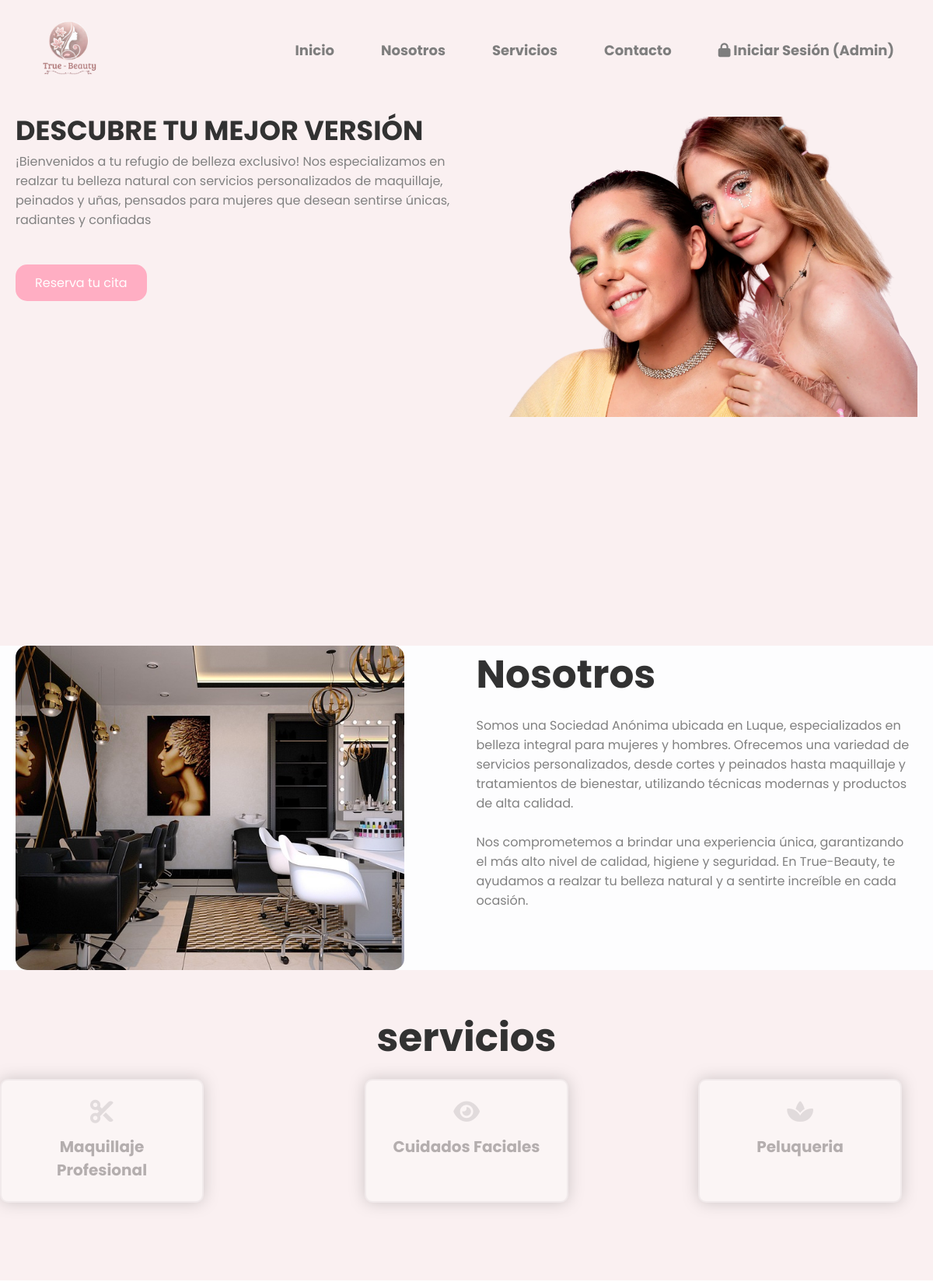
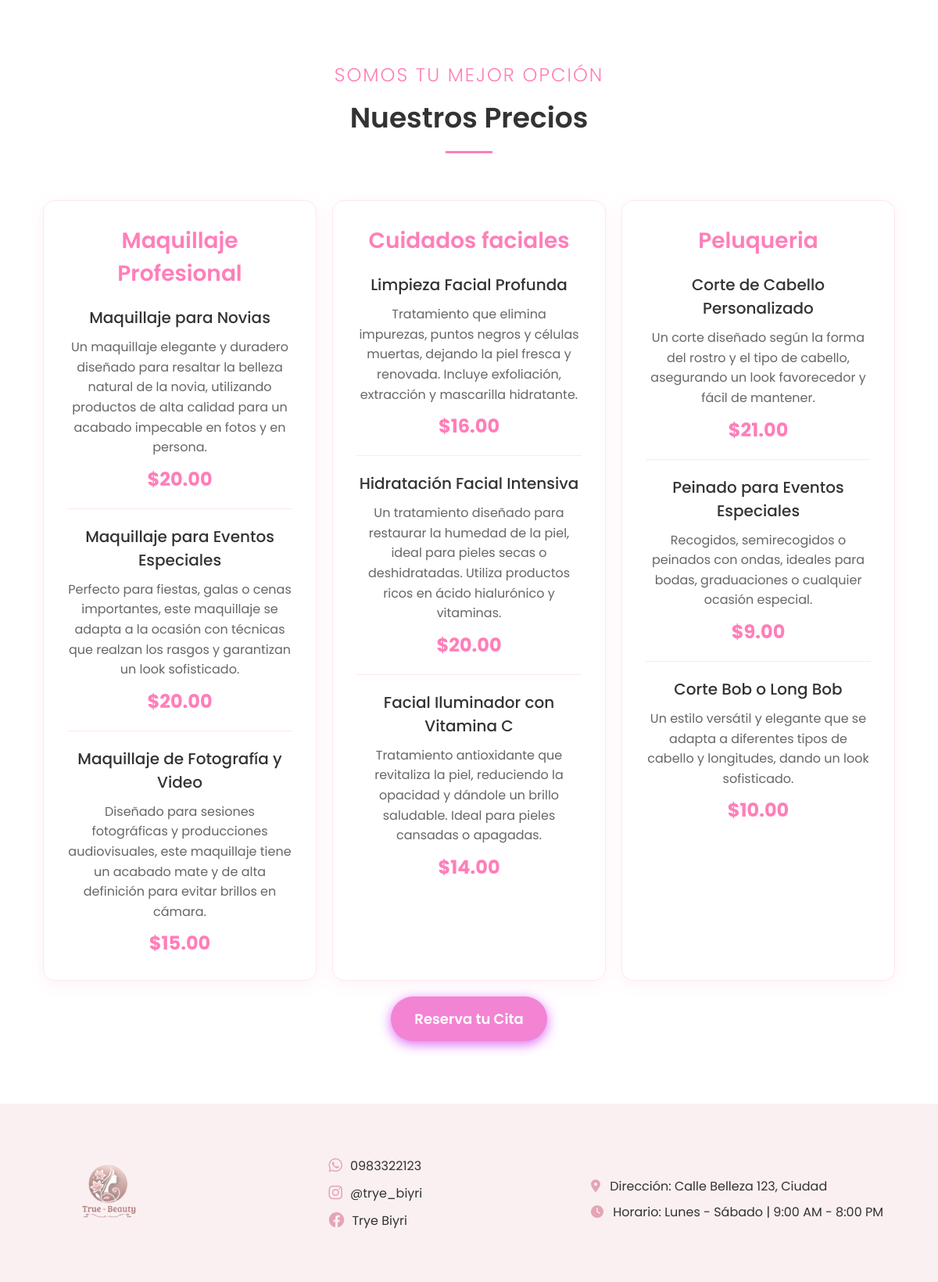
The page / on the database its author committed (2 pictures, top to bottom).
### tables this page shows
CREATE TABLE IF NOT EXISTS `service_categories` (
  `category_id` int(2) NOT NULL AUTO_INCREMENT,
  `category_name` varchar(50) NOT NULL,
  PRIMARY KEY (`category_id`)
);

CREATE TABLE IF NOT EXISTS `services` (
  `service_id` int(5) NOT NULL AUTO_INCREMENT,
  `service_name` varchar(50) NOT NULL,
  `service_description` varchar(255) NOT NULL,
  `service_price` decimal(6,2) NOT NULL,
  `service_duration` int(5) NOT NULL,
  `category_id` int(2) NOT NULL,
  PRIMARY KEY (`service_id`),
  KEY `FK_service_category` (`category_id`)
);

### index.php (the view)
<?php
include "incluides/header.php";
?>
<header id="header" class="header">
<?php
include "php/menu.php";
include "modelo/connect.php";
?>
        <div class="header-content container">
            <div class="header-txt">
                <h1>Descubre tu mejor versión</h1>
                <p>¡Bienvenidos a tu refugio de belleza exclusivo! Nos especializamos en realzar tu belleza natural con servicios personalizados de maquillaje, peinados y uñas, pensados para mujeres que desean sentirse únicas, radiantes y confiadas</p>
                <a class="btn-1" href="php/appointment.php">Reserva tu cita</a>
            </div>
            <div class="header-img">
                <img src="assets/img/foto2.webp" alt="">
            </div>
        </div>
    </header>
    <section id="about" class="about container">
        <div class="about-img">
            <img src="assets/img/salon.jpeg" alt="">
        </div>
        <div class="about-txt">
            <h2>Nosotros</h2>
            <p>Somos una Sociedad Anónima ubicada en Luque, especializados en belleza integral para mujeres y hombres. Ofrecemos una variedad de servicios personalizados, desde cortes y peinados hasta maquillaje y tratamientos de bienestar, utilizando técnicas modernas y productos de alta calidad.</p>
            <br>
            <p>Nos comprometemos a brindar una experiencia única, garantizando el más alto nivel de calidad, higiene y seguridad. En True-Beauty, te ayudamos a realzar tu belleza natural y a sentirte increíble en cada ocasión.</p>
        </div>
    </section>
        <main id="servicios" class="servicios">
            <h2>servicios</h2>
            <div class="servicios-content container">
                <div class="servicio-1">
                    <i class="fa-solid fa-scissors"></i>
                    <h3>Maquillaje Profesional</h3>
                </div>
                <div class="servicio-1">
                    <i class="fa-solid fa-eye"></i>
                    <h3>Cuidados faciales</h3>
                </div>
                <div class="servicio-1">
                    <i class="fa-solid fa-spa"></i>
                    <h3>Peluqueria</h3>
                </div>
            </div>
        </main>
<section class="pricing_section" >
    <?php
    $stmt = $con->prepare("Select * from service_categories");
    $stmt->execute();
    $categories = $stmt->fetchAll();
    ?>
    <div class="container">
        <div class="section_heading">
            <h3>Somos tu mejor opción</h3>
            <h2>Nuestros Precios</h2>
            <div class="heading-line"></div>
        </div>
        <div class="row">
            <?php
            foreach ($categories as $category) {
                $stmt = $con->prepare("Select * from services where category_id = ?");
                $stmt->execute(array($category['category_id']));
                $totalServices =  $stmt->rowCount();
                $services = $stmt->fetchAll();
                if ($totalServices > 0) {
            ?>
                    <div class="col-lg-4 col-md-6 sm-padding">
                        <div class="price_wrap">
                            <h3><?php echo $category['category_name'] ?></h3>
                            <ul class="price_list">
                                <?php
                                foreach ($services as $service) {
                                ?>
                                    <li>
                                        <h4><?php echo $service['service_name'] ?></h4>
                                        <p><?php echo $service['service_description'] ?></p>
                                        <span class="price">$<?php echo $service['service_price'] ?></span>
                                    </li>
                                <?php
                                }
                                ?>
                            </ul>
                        </div>
                    </div>
            <?php
                }
            }
            ?>
</div>
</div>
<a class="reserva" href="php/appointment.php" >Reserva tu Cita</a>
</section>
    <?php
    include "incluides/footer.php";
    ?>
</body>
</html>

### incluides/header.php (shortened to what this page needs)
<html lang="es">
<head>
    <link rel="stylesheet" href="https://cdnjs.cloudflare.com/ajax/libs/font-awesome/6.4.0/css/all.min.css" />
    <link rel="stylesheet" href="assets/styles/styke.css">
</head>
<body>

### php/menu.php (shortened to what this page needs)
<div class="menu container">
    <a href="#" class="logo">
        <img src="assets/img/logoo.png" alt="Logo">
    </a>
    <nav class="navbar">
<ul>
<li><a href="#header">Inicio</a></li>
<li><a href="#about">Nosotros</a></li>
<li><a href="#servicios">Servicios</a></li>
<li><a href="#footer">Contacto</a></li>
<li><a href="login.php"><i class="fa-solid fa-lock"></i> Iniciar Sesión (Admin)</a></li>
</ul>
</nav>
</div>

### incluides/footer.php
<footer class="footer" id="footer">
        <div class="footer-content container">
            <div class="link">
                <a href="#" class="logo">
                    <img src="assets/img/logoo.png" alt="Logo">
                </a>
            </div>
            <div class="social">
                <a href="https://wa.me/0983322123" target="_blank">
                    <i class="fa-brands fa-whatsapp"></i> 0983322123
                </a>
                <a href="https://instagram.com/trye_biyri" target="_blank">
                    <i class="fa-brands fa-instagram"></i> @trye_biyri
                </a>
                <a href="https://facebook.com/trye_biyri" target="_blank">
                    <i class="fa-brands fa-facebook"></i> Trye Biyri
                </a>
            </div>
            <div class="info">
                <p><i class="fa-solid fa-map-marker-alt"></i> Dirección: Calle Belleza 123, Ciudad</p>
                <p><i class="fa-solid fa-clock"></i> Horario: Lunes - Sábado | 9:00 AM - 8:00 PM</p>
            </div>
        </div>
    </footer>

### rows shown on the page
service_categories: category_name "Maquillaje Profesional"
services: service_name "Maquillaje para Novias", service_description "Un maquillaje elegante y duradero diseñado para resaltar la belleza natural de la novia, utilizando productos de alta calidad para un acabado impecable en fotos y en persona.", service_price "20.00"
services: service_name "Maquillaje para Eventos Especiales", service_description "Perfecto para fiestas, galas o cenas importantes, este maquillaje se adapta a la ocasión con técnicas que realzan los rasgos y garantizan un look sofisticado.", service_price "20.00"
services: service_name "Maquillaje de Fotografía y Video", service_description "Diseñado para sesiones fotográficas y producciones audiovisuales, este maquillaje tiene un acabado mate y de alta definición para evitar brillos en cámara.", service_price "15.00"
service_categories: category_name "Cuidados faciales"
services: service_name "Limpieza Facial Profunda", service_description "Tratamiento que elimina impurezas, puntos negros y células muertas, dejando la piel fresca y renovada. Incluye exfoliación, extracción y mascarilla hidratante.", service_price "16.00"
services: service_name "Hidratación Facial Intensiva", service_description "Un tratamiento diseñado para restaurar la humedad de la piel, ideal para pieles secas o deshidratadas. Utiliza productos ricos en ácido hialurónico y vitaminas.", service_price "20.00"
services: service_name "Facial Iluminador con Vitamina C", service_description "Tratamiento antioxidante que revitaliza la piel, reduciendo la opacidad y dándole un brillo saludable. Ideal para pieles cansadas o apagadas.", service_price "14.00"
service_categories: category_name "Peluqueria"
services: service_name "Corte de Cabello Personalizado", service_description "Un corte diseñado según la forma del rostro y el tipo de cabello, asegurando un look favorecedor y fácil de mantener.", service_price "21.00"
services: service_name "Peinado para Eventos Especiales", service_description "Recogidos, semirecogidos o peinados con ondas, ideales para bodas, graduaciones o cualquier ocasión especial.", service_price "9.00"
services: service_name "Corte Bob o Long Bob", service_description "Un estilo versátil y elegante que se adapta a diferentes tipos de cabello y longitudes, dando un look sofisticado.", service_price "10.00"
